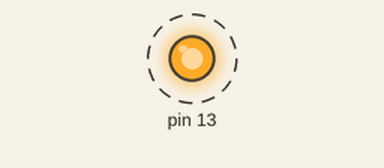
Recording of a sketch running on a simulated Arduino Uno, built with avr-gcc and run on an emulated ATmega328P. Shown: output pins drawn as LEDs (lit = HIGH). Dashed ring = blinking. No radio packets arrive unless stated; what the sketch prints to the serial monitor is not drawn.

Above: at 0.03 s.
Timing chart, 0 to 3.0 s (numbered marks = the images above):
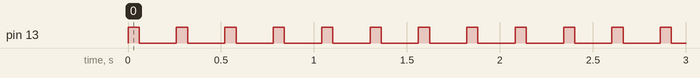

The sketch:

test-liste.ino
```cpp
#include <VirtualWire.h>
#define TxPin 12
int liste[5];

void setup()
{
 pinMode(13, OUTPUT);
 pinMode(12, INPUT);
 Serial.begin(9600);    // Debugging only
 Serial.println("Setup Transmitter");
 // Initialise the IO and ISR
 vw_set_ptt_inverted(true); // Required for DR3100
 vw_setup(2000);  // Bits per sec

 liste[0]=12;
 Serial.println(liste[0]);
}

void loop()
{
 const char *msg =  liste[0];
Serial.println(liste[0]);;
 digitalWrite(13, true); // Flash a light to show transmitting
 vw_send((uint8_t *)msg, strlen(msg));
 vw_wait_tx(); // Wait until the whole message is gone
 digitalWrite(13, false);
 delay(200);
}
```

Measured:
- by itself, pin 13: alternates HIGH for 0.06 s and LOW for 0.20 s
